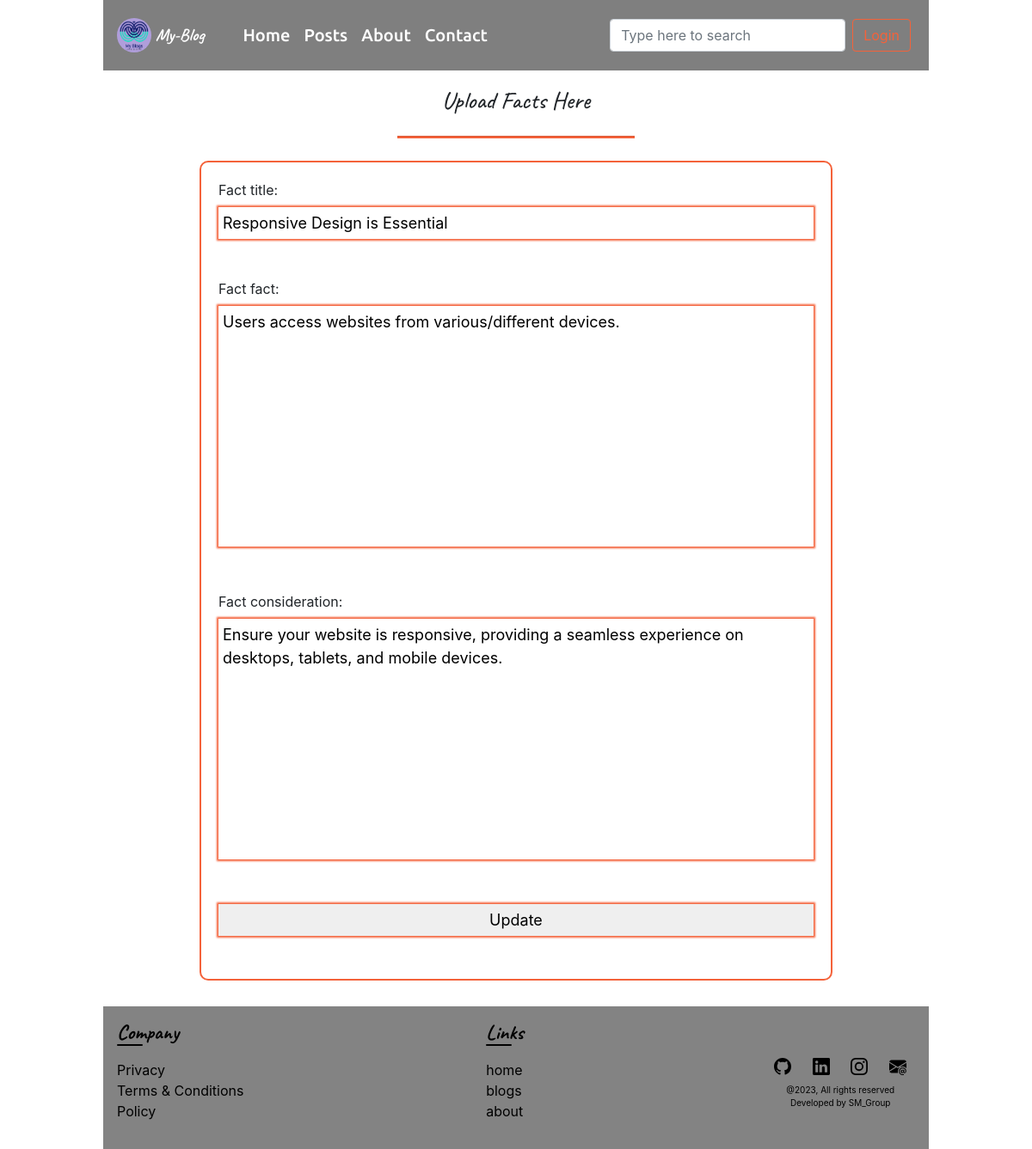
The app's page /update-the-fact/1/ with its own data.
### base/models.py (models this page shows, shortened)
class facts(models.Model):
    fact_title = models.CharField(max_length=100)
    fact_fact = models.TextField()
    fact_consideration = models.TextField()
    fact_created = models.DateTimeField(auto_now_add=True)

### base/views.py (the view)
# urls.py: path('update-the-fact/<str:pk>/', views.updateFacts, name="updateFacts"),
def updateFacts(request, pk):
    fact = facts.objects.get(id=pk)
    form = updateFact(instance=fact)
    if request.method == 'POST':
        form = updateFact(request.POST, instance=fact)
        if form.is_valid():
            form.save()
            messages.success(request, "Fact has been updated successfully!!")
            return redirect('facts')
    else:
        return render(request, 'createFact.html', {'form': form})

### base/forms.py
class updateFact(ModelForm):
    class Meta:
        model = facts
        fields = '__all__'

### templates/createFact.html (shortened to what this page needs)
{% extends "base.html" %}
{% block content %}
<section class="main-section">
    <div>
        <div class="main-heading">
            <h3>Upload Facts Here</h3>
            <hr>
        </div>
        {% if page == 'create' %}
        <div class="fact-form">
            <form action="" method="post" autocomplete="off">
                {% csrf_token %}
                <div>
                    <label for="fact_title">Title: </label>
                    <input type="text" name="fact_title" id="fact_title" placeholder="Enter title here...">
                </div>
                <div>
                    <label for="fact_fact">Fact: </label>
                    <textarea name="fact_fact" id="fact_fact" cols="30" rows="10"
                        placeholder="Enter fact here..."></textarea>
                </div>
                <div>
                    <label for="fact_consideration">Considerations: </label>
                    <textarea name="fact_consideration" id="fact_consideration" cols="30" rows="10"
                        placeholder="Enter considerations here..."></textarea>
                </div>
                <div>
                    <input type="submit" value="Create">
                    <input type="reset" value="Reset">
                </div>
            </form>
        </div>
        {% else %}
        <div class="fact-form">
            <form action="" method="post">
                {{form.as_p}}
                <input type="submit" value="Update">
            </form>
        </div>
        {% endif %}
    </div>
</section>
{% endblock %}

### static/css/style.css (style rules this page uses)
:root { --primary-font: 'ubuntu'; --secondary-font: 'poppins'; --cursive-font: 'caveat'; --orange-color: #f4623a; }
* { list-style-type: none; text-decoration: none !important; }
body { width: 80%; box-sizing: border-box; margin: 0 auto; }
hr { height: 2px; background-color: var(--orange-color); width: 30%; }
.main-heading { font-family: var(--cursive-font); display: flex; flex-direction: column; justify-content: center; align-items: center; font-weight: bold; }
.main-section { min-height: 100vh; padding: 20px; padding-top: 100px; }
.fact-form { border: 2px solid var(--orange-color); border-radius: 10px; width: 80%; margin: 10px auto; padding: 20px; }
.fact-form input, textarea { width: 100%; margin-bottom: 30px; padding: 5px; font-size: 18px; box-shadow: 0 0 2px 2px var(--orange-color); outline: none; border: none; resize: none; }

### records on screen
facts: fact_title "Responsive Design is Essential", fact_fact "Users access websites from various/different devices.", fact_consideration "Ensure your website is responsive, providing a seamless experience on desktops, tablets, and mobile devices."
